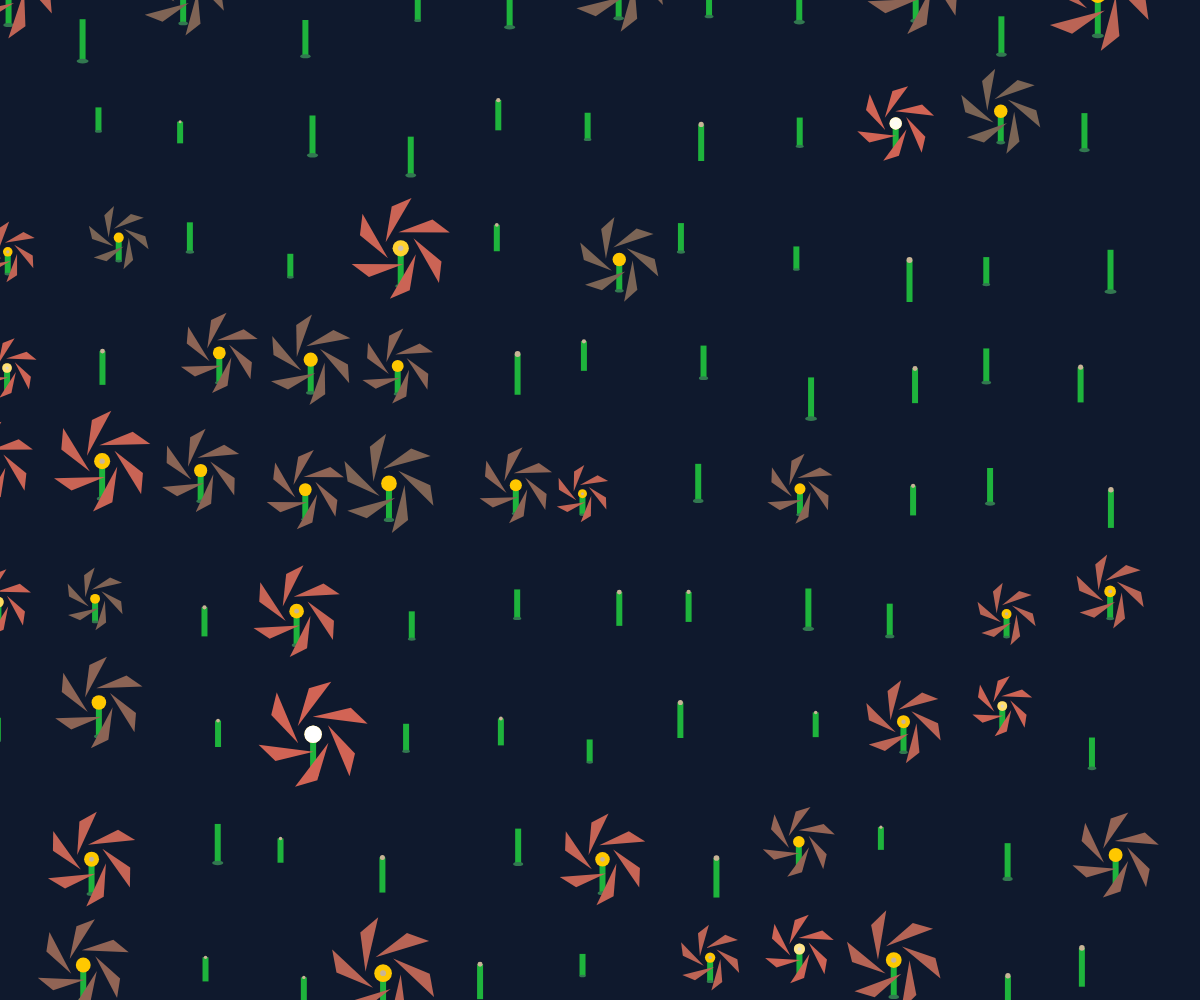
Frame 1 (no input)
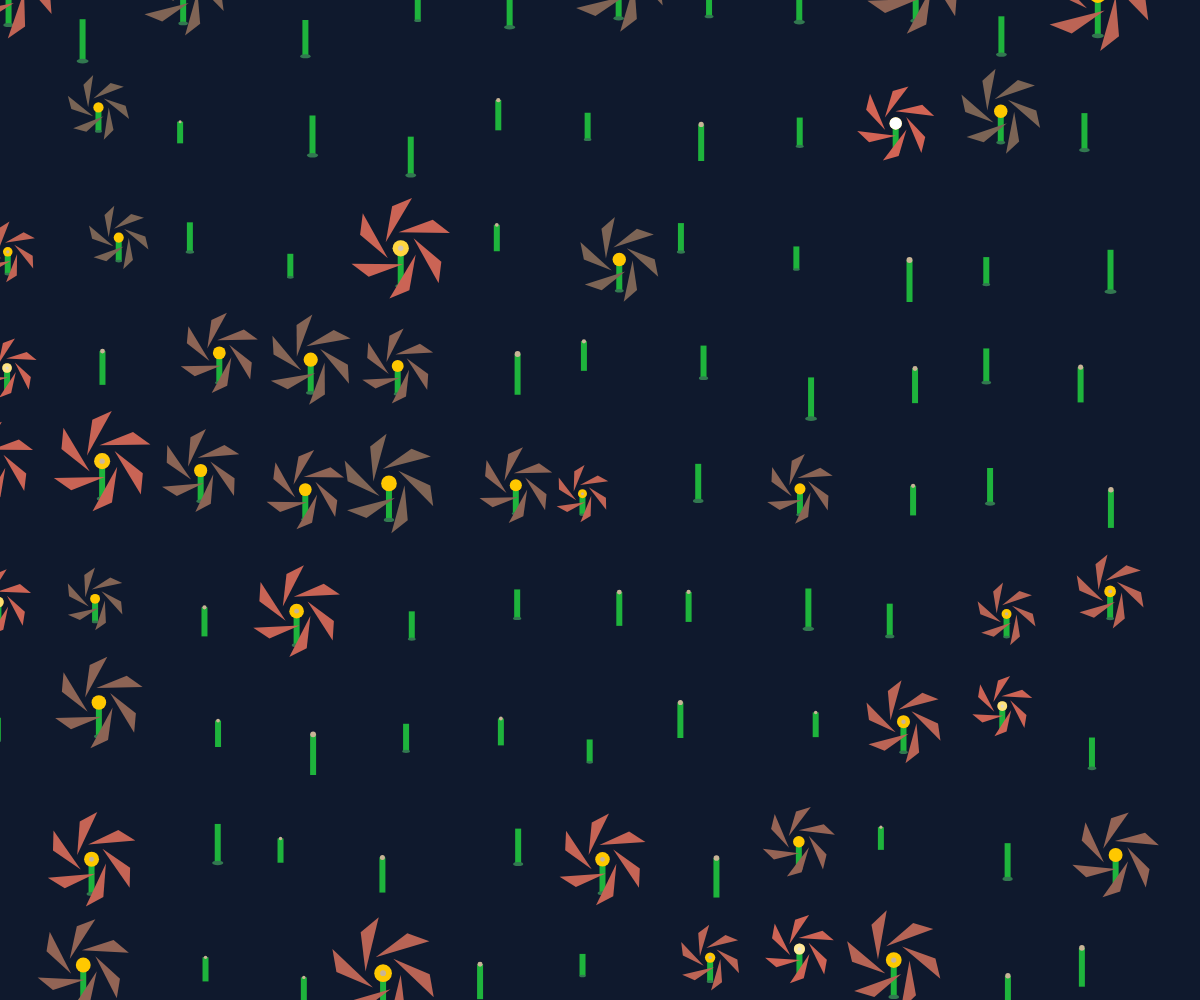
Frame 60 (no input)
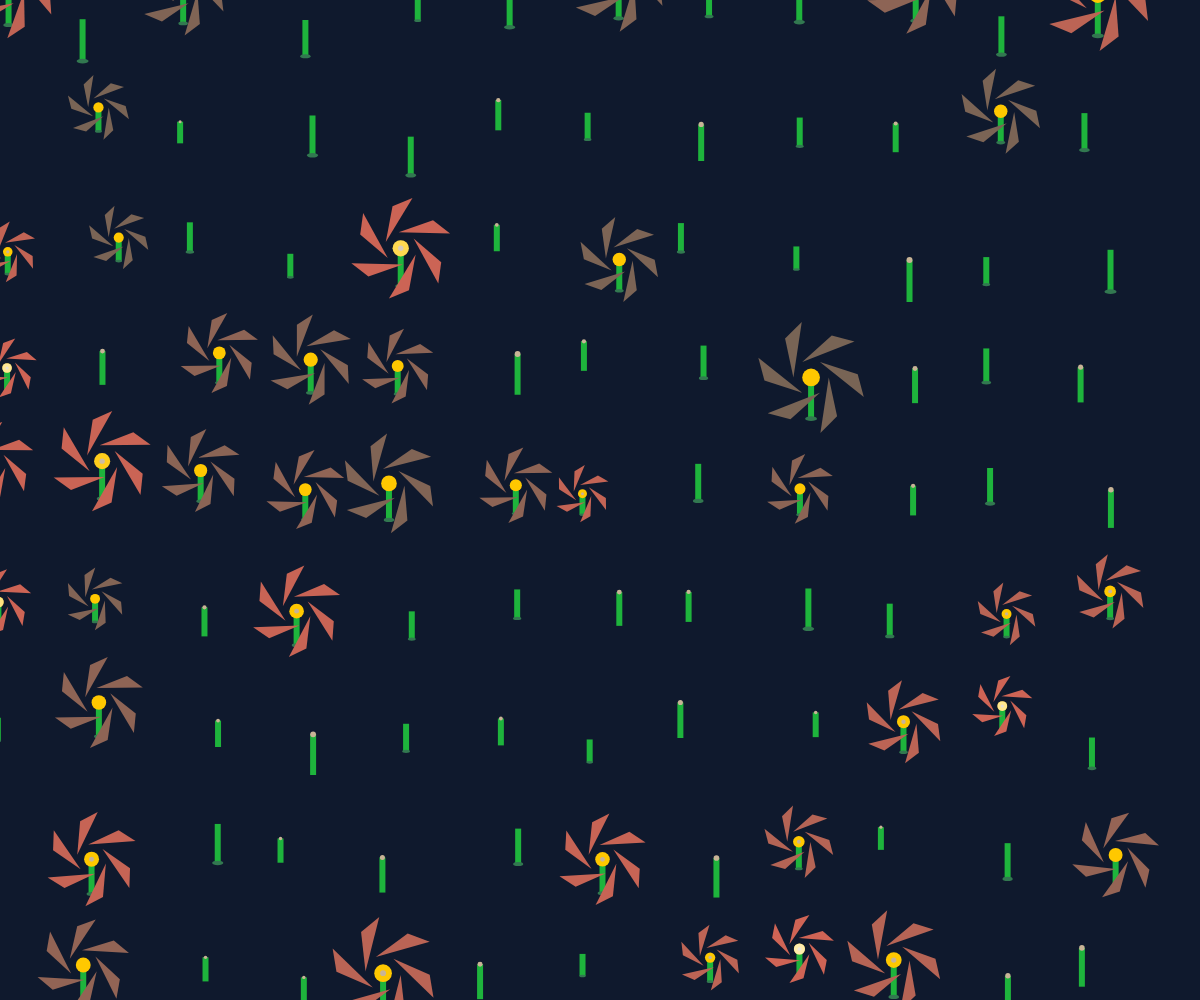
Frame 120 (the mouse pressed at the canvas centre since frame 60)

The p5.js sketch that drew these frames (run headless with seeded random() and noise() and a simulated clock; from frame 60 on, the mouse is pressed at the canvas centre):

// p5.js sketch
// ── sketch.js
let plants = [];
let time = 0;

function setup() {
  createCanvas(windowWidth, windowHeight);
  noStroke();
  
  // Create a grid of plants
  for (let x = 0; x < width; x += 100) {
    for (let y = 0; y < height; y += 120) {
      plants.push({
        x: x + random(-20, 20),
        y: y + random(-20, 20),
        size: random(30, 60),
        age: random(TWO_PI),
        stage: floor(random(4)) // 0=seed, 1=bud, 2=flower, 3=fade
      });
    }
  }
}

function draw() {
  background(15, 25, 45);
  
  time += 0.005;
  
  for (let plant of plants) {
    plant.age += 0.002;
    
    // Cycle through stages
    if (plant.age > TWO_PI) {
      plant.age = 0;
      plant.stage = (plant.stage + 1) % 4;
    }
    
    const progress = plant.age / TWO_PI;
    
    // Draw stem
    fill(30, 180, 60);
    rect(plant.x - 3, plant.y, 6, plant.size * 0.7);
    
    // Draw base of flower
    if (plant.stage > 0) {
      const baseSize = plant.size * 0.2;
      fill(50, 120, 80);
      ellipse(plant.x, plant.y + plant.size * 0.7, baseSize, baseSize * 0.4);
    }
    
    // Draw flower parts based on stage
    if (plant.stage > 1) {
      const petalCount = 6;
      const petalLength = plant.size * 0.8;
      const petalWidth = plant.size * 0.2;
      
      for (let i = 0; i < petalCount; i++) {
        const angle = map(i, 0, petalCount, 0, TWO_PI) + progress * 0.5;
        const x1 = plant.x + cos(angle) * plant.size * 0.3;
        const y1 = plant.y + sin(angle) * plant.size * 0.3;
        
        // Petal shape
        const petalAngle = angle + PI/2;
        const px = x1 + cos(petalAngle) * petalLength;
        const py = y1 + sin(petalAngle) * petalLength;
        
        // Calculate color based on progress and stage
        const hue = (progress * 30 + plant.stage * 60) % 360;
        fill(hue, 100, 85);
        
        beginShape();
        vertex(x1, y1);
        vertex(px - cos(petalAngle + PI/4) * petalWidth, py - sin(petalAngle + PI/4) * petalWidth);
        vertex(px + cos(petalAngle + PI/4) * petalWidth, py + sin(petalAngle + PI/4) * petalWidth);
        endShape(CLOSE);
      }
      
      // Center of flower
      fill(255, 200, 0);
      ellipse(plant.x, plant.y, plant.size * 0.3, plant.size * 0.3);
    }
    
    // Draw seed when stage is 0 or 3 (fade)
    if (plant.stage === 0 || plant.stage === 3) {
      const seedSize = plant.size * 0.1;
      fill(200, 180, 150);
      ellipse(plant.x, plant.y, seedSize, seedSize);
    }
    
    // Draw fading effect
    if (plant.stage === 3 && progress > 0.7) {
      const fade = map(progress, 0.7, 1, 0, 255);
      fill(255, 255, 255, fade);
      ellipse(plant.x, plant.y, plant.size * 0.3, plant.size * 0.3);
    }
  }
}

function windowResized() {
  resizeCanvas(windowWidth, windowHeight);
}
